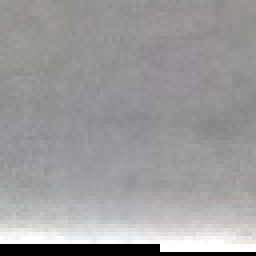
#> input picture train/RGB/Health_hyper_168.png, 64 x 64 px (shown 4 times larger); its folder holds only this picture in this run
$ jupyter execute EDA.ipynb
#> lines starting #> are read from the running program, lines starting #| are printed output that depends on the picture
# Exploratory Data Analysis (EDA) - Image Dataset

This notebook provides a detailed analysis of the image dataset located at `data/raw/Kaggle_Prepared/train/RGB`.

[cell 1]
import os
import glob
import cv2
import numpy as np
import pandas as pd
import matplotlib.pyplot as plt
import seaborn as sns
from pathlib import Path

# Set visual style
sns.set(style="whitegrid")
plt.rcParams['figure.figsize'] = (12, 6)

## 1. Data Loading and Label Extraction
We will load the file paths and extract labels from the filenames. The expected filename format is `Label_hyper_X.png`.

[cell 2]
# Define dataset path
DATA_DIR = Path('../../data/raw/Kaggle_Prepared/train/RGB')

# Check if directory exists
if not DATA_DIR.exists():
    print(f"Directory {DATA_DIR} not found!")
else:
    print(f"Found data directory: {DATA_DIR}")

# Get all image files
image_extensions = ['*.png', '*.jpg', '*.jpeg']
image_paths = []
for ext in image_extensions:
    image_paths.extend(DATA_DIR.glob(ext))

print(f"Total images found: {len(image_paths)}")

[cell 3]
# Parse labels
data = []
for p in image_paths:
    filename = p.name
    # Assuming label is the first part before the first underscore
    # E.g., 'Health_hyper_1.png' -> 'Health'
    try:
        label = filename.split('_')[0]
    except IndexError:
        label = 'Unknown'

    data.append({
        'path': str(p),
        'filename': filename,
        'label': label
    })

df = pd.DataFrame(data)
df.head()

## 2. Class Distribution Analysis
Let's see how many images we have for each class.

[cell 4]
plt.figure(figsize=(10, 5))
sns.countplot(x='label', data=df, palette='viridis')
plt.title('Class Distribution')
plt.xlabel('Class')
plt.ylabel('Count')
plt.show()
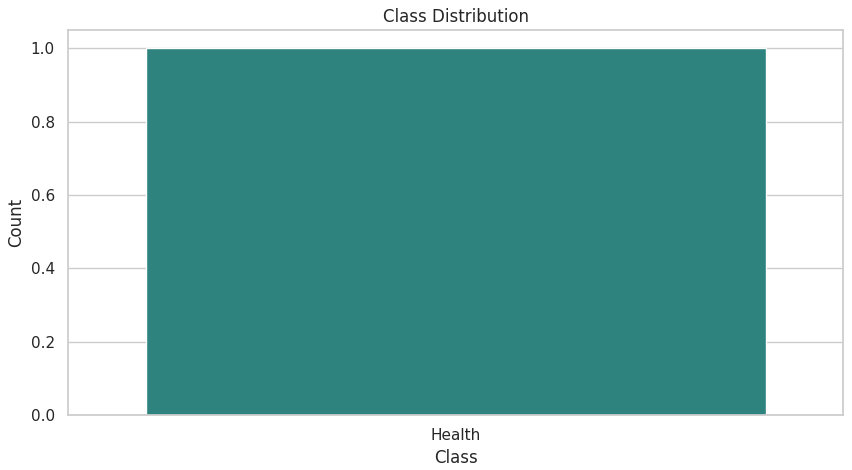
#> figure drawn by matplotlib, 1 panel

print(df['label'].value_counts())

## 3. Sample Image Visualization
Displaying random samples from each category to understand the data quality and features.

[cell 5]
def plot_samples(df, n_samples=5):
#> called with n_samples = 5
    classes = df['label'].unique()
    for cls in classes:
        subset = df[df['label'] == cls].sample(n=min(n_samples, len(df[df['label'] == cls])), random_state=42)

        plt.figure(figsize=(15, 3))
        plt.suptitle(f'Samples for Class: {cls}', fontsize=16)

        for i, (_, row) in enumerate(subset.iterrows()):
            img = cv2.imread(row['path'])
#> img is the input picture: shape (64, 64, 3); mean B, G, R 156.5, 155.2, 156.9
            if img is not None:
                img = cv2.cvtColor(img, cv2.COLOR_BGR2RGB)
                plt.subplot(1, n_samples, i + 1)
                plt.imshow(img)
                plt.axis('off')
            else:
                print(f"Could not read image: {row['path']}")
        plt.show()

plot_samples(df)

## 4. Image Properties Analysis
Analyzing image dimensions (Height, Width) and aspect ratios.

[cell 6]
# Function to get image stats
def get_image_stats(row):
    try:
        img = cv2.imread(row['path'])
        if img is not None:
            h, w, c = img.shape
#> h = 64; w = 64; c = 3
            return pd.Series([h, w, c])
        else:
            return pd.Series([np.nan, np.nan, np.nan])
    except Exception as e:
        return pd.Series([np.nan, np.nan, np.nan])

# Apply for a subset if data is too large, otherwise full dataset
# For now, we apply to full dataset assuming a reasonable size (< 10k images)
# If dataset is huge, sample it: df_sample = df.sample(1000)
df[['height', 'width', 'channels']] = df.apply(get_image_stats, axis=1)

# Drop rows where image reading failed
df.dropna(subset=['height', 'width'], inplace=True)

print("Image Dimensions Summary:")
print(df[['height', 'width']].describe())

[cell 7]
plt.figure(figsize=(8, 8))
sns.scatterplot(x='width', y='height', hue='label', data=df, alpha=0.6)
plt.title('Image Width vs Height')
plt.show()
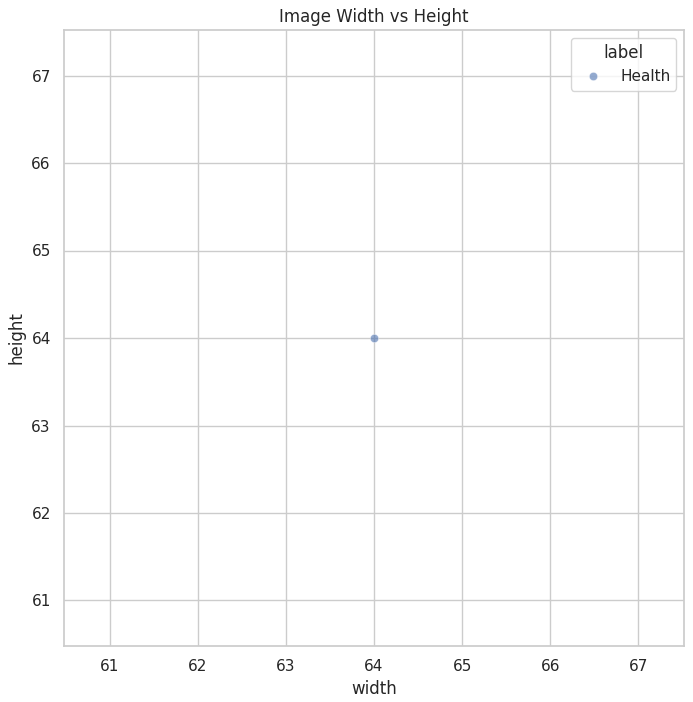
#> figure drawn by matplotlib, 1 panel

## 5. Pixel Intensity Analysis
Analyzing the average pixel intensity for each channel (R, G, B) across classes.

[cell 8]
def get_mean_colors(row):
    img = cv2.imread(row['path'])
    if img is not None:
        # OpenCV is BGR
        mean_b = np.mean(img[:, :, 0])
#> mean_b = 156.5
        mean_g = np.mean(img[:, :, 1])
#> mean_g = 155.2
        mean_r = np.mean(img[:, :, 2])
#> mean_r = 156.9
        return pd.Series([mean_r, mean_g, mean_b])
    return pd.Series([np.nan, np.nan, np.nan])

# Calculating for a sample to save time if needed
sample_df = df.sample(min(500, len(df)), random_state=42)
sample_df[['mean_r', 'mean_g', 'mean_b']] = sample_df.apply(get_mean_colors, axis=1)

plt.figure(figsize=(12, 6))
melted = sample_df.melt(id_vars='label', value_vars=['mean_r', 'mean_g', 'mean_b'], var_name='Channel', value_name='Mean Intensity')
sns.boxplot(x='label', y='Mean Intensity', hue='Channel', data=melted)
plt.title('Mean Pixel Intensity by Class and Channel')
plt.show()
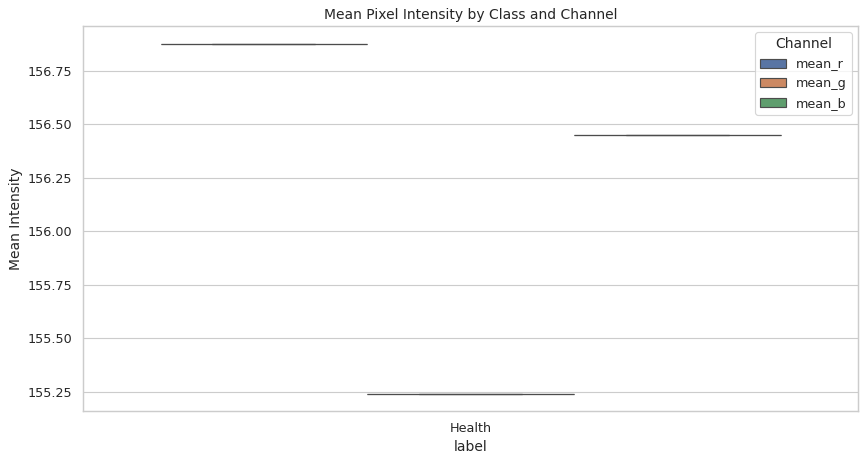
#> figure drawn by matplotlib, 1 panel
